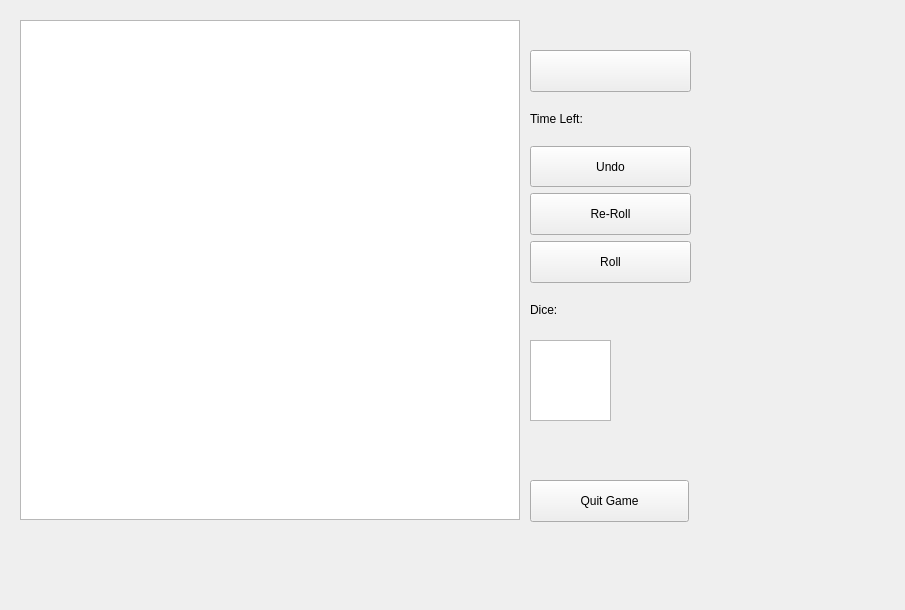
<?xml version="1.0" encoding="UTF-8"?>
<ui version="4.0">
 <class>GameWindow</class>
 <widget class="QWidget" name="GameWindow">
  <property name="geometry">
   <rect>
    <x>0</x>
    <y>0</y>
    <width>905</width>
    <height>610</height>
   </rect>
  </property>
  <property name="windowTitle">
   <string>Form</string>
  </property>
  <widget class="QGraphicsView" name="spawnGraphics">
   <property name="geometry">
    <rect>
     <x>530</x>
     <y>340</y>
     <width>81</width>
     <height>81</height>
    </rect>
   </property>
  </widget>
  <widget class="QWidget" name="verticalLayoutWidget">
   <property name="geometry">
    <rect>
     <x>530</x>
     <y>50</y>
     <width>161</width>
     <height>281</height>
    </rect>
   </property>
   <layout class="QVBoxLayout" name="verticalLayout">
    <item>
     <layout class="QHBoxLayout" name="horizontalLayout">
      <item>
       <widget class="QPushButton" name="playerLabel">
        <property name="enabled">
         <bool>true</bool>
        </property>
        <property name="sizePolicy">
         <sizepolicy hsizetype="Preferred" vsizetype="Preferred">
          <horstretch>0</horstretch>
          <verstretch>0</verstretch>
         </sizepolicy>
        </property>
        <property name="text">
         <string/>
        </property>
       </widget>
      </item>
     </layout>
    </item>
    <item>
     <widget class="QLabel" name="timerLabel">
      <property name="text">
       <string>Time Left:</string>
      </property>
     </widget>
    </item>
    <item>
     <widget class="QPushButton" name="undoButton">
      <property name="sizePolicy">
       <sizepolicy hsizetype="Minimum" vsizetype="Preferred">
        <horstretch>0</horstretch>
        <verstretch>0</verstretch>
       </sizepolicy>
      </property>
      <property name="text">
       <string>Undo</string>
      </property>
     </widget>
    </item>
    <item>
     <widget class="QPushButton" name="rerollButton">
      <property name="sizePolicy">
       <sizepolicy hsizetype="Expanding" vsizetype="Preferred">
        <horstretch>0</horstretch>
        <verstretch>0</verstretch>
       </sizepolicy>
      </property>
      <property name="text">
       <string>Re-Roll</string>
      </property>
     </widget>
    </item>
    <item>
     <widget class="QPushButton" name="rollButton">
      <property name="sizePolicy">
       <sizepolicy hsizetype="Expanding" vsizetype="Preferred">
        <horstretch>0</horstretch>
        <verstretch>0</verstretch>
       </sizepolicy>
      </property>
      <property name="text">
       <string>Roll</string>
      </property>
     </widget>
    </item>
    <item>
     <widget class="QLabel" name="diceLabel">
      <property name="text">
       <string>Dice:</string>
      </property>
     </widget>
    </item>
   </layout>
  </widget>
  <widget class="QGraphicsView" name="boardGraphics">
   <property name="geometry">
    <rect>
     <x>20</x>
     <y>20</y>
     <width>500</width>
     <height>500</height>
    </rect>
   </property>
  </widget>
  <widget class="QPushButton" name="quitButton">
   <property name="geometry">
    <rect>
     <x>530</x>
     <y>480</y>
     <width>159</width>
     <height>42</height>
    </rect>
   </property>
   <property name="sizePolicy">
    <sizepolicy hsizetype="Expanding" vsizetype="Preferred">
     <horstretch>0</horstretch>
     <verstretch>0</verstretch>
    </sizepolicy>
   </property>
   <property name="text">
    <string>Quit Game</string>
   </property>
  </widget>
 </widget>
 <resources/>
 <connections/>
</ui>
